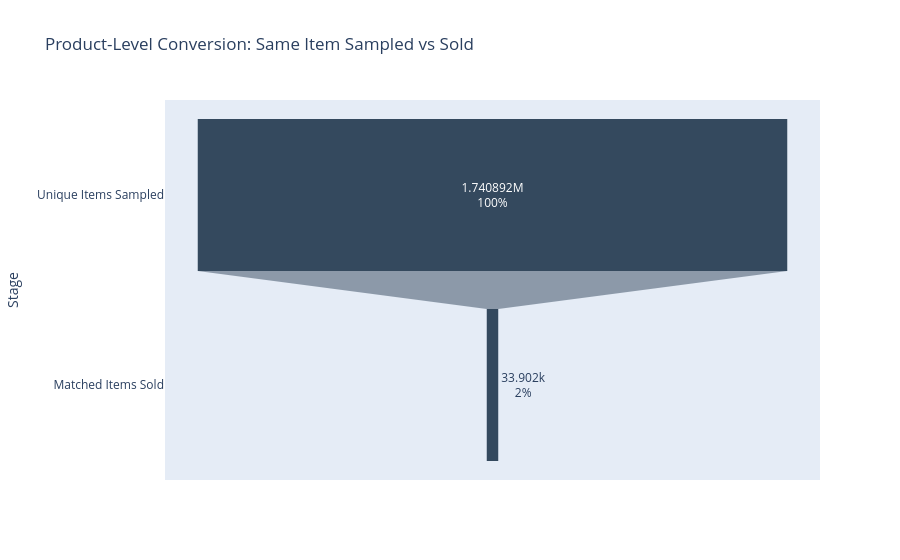

Here is the notebook cell this chart was saved with:
### Code cell
#Same Item Sampled vs Sold
sample_pairs = df_master[df_master['type'] == 'SAMPLE'][['trade_account_id', 'item_number']].drop_duplicates()
sale_pairs = df_master[df_master['type'] == 'SALE'][['trade_account_id', 'item_number']].drop_duplicates()
matched_pairs = pd.merge(sample_pairs, sale_pairs, on=['trade_account_id', 'item_number'], how='inner')

matched_funnel_data = pd.DataFrame({
    'Stage': ['Unique Items Sampled', 'Matched Items Sold'],
    'Count': [len(sample_pairs), len(matched_pairs)]
})

fig_matched = px.funnel(
    matched_funnel_data, 
    x='Count', 
    y='Stage',
    title='Product-Level Conversion: Same Item Sampled vs Sold',
    color_discrete_sequence=['#34495E', '#D4AC0D']
)
fig_matched.update_traces(textinfo="value+percent initial")
fig_matched.show()

### Figure 1 — Plotly figure (JSON) as saved in the notebook; plotly's stock layout.template omitted (floating-point values rounded to 4 significant figures)
{"data": [{"hovertemplate": "Count=%{x}<br>Stage=%{y}<extra></extra>", "legendgroup": "", "marker": {"color": "#34495E"}, "name": "", "orientation": "h", "showlegend": false, "textinfo": "value+percent initial", "type": "funnel", "x": [1740892, 33902], "xaxis": "x", "y": ["Unique Items Sampled", "Matched Items Sold"], "yaxis": "y"}], "layout": {"legend": {"tracegroupgap": 0}, "title": {"text": "Product-Level Conversion: Same Item Sampled vs Sold"}, "xaxis": {"anchor": "y", "domain": [0, 1], "title": {"text": "Count"}}, "yaxis": {"anchor": "x", "domain": [0, 1], "title": {"text": "Stage"}}}}
